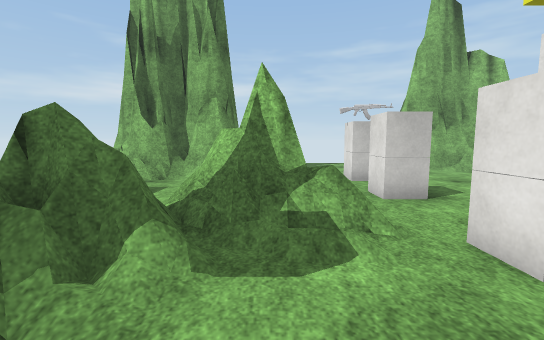
[1] (above)

16 first-person views from a walk through a 3-D level made in the Unity game engine. The camera is 1.3 m above the floor, tilts 6° down and sees 90° across. The floor is counted in squares, 1 m on a side. Each view is taken from the middle of a square. On the plan, view 1 faces up. The plan holds only what a view shows up to about 13 squares ahead; the rest is blank. The place goes on beyond the plan. Surface patterns are stand-ins for the level's own textures.

[2]
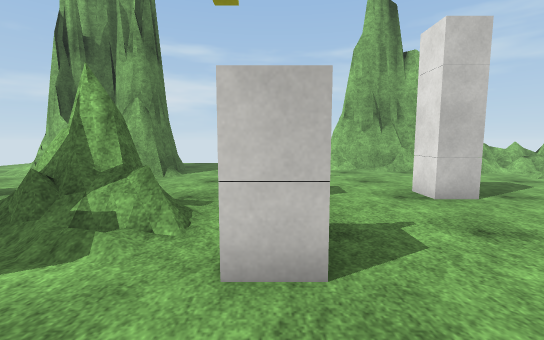

[3]
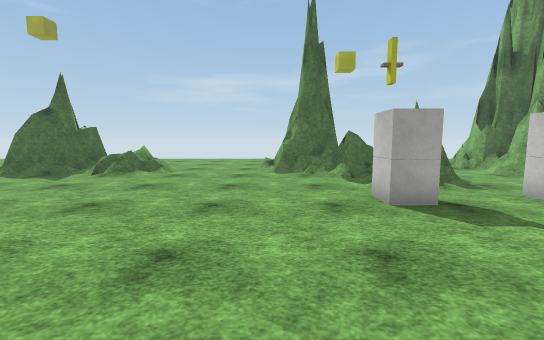

[4]
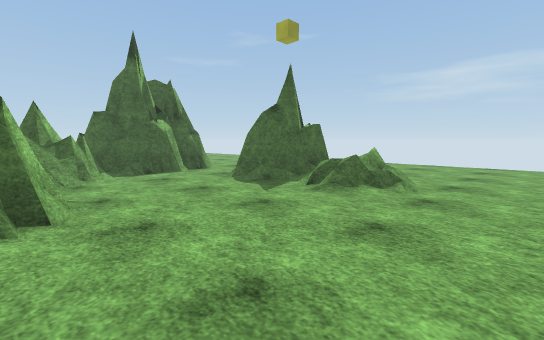

[5]
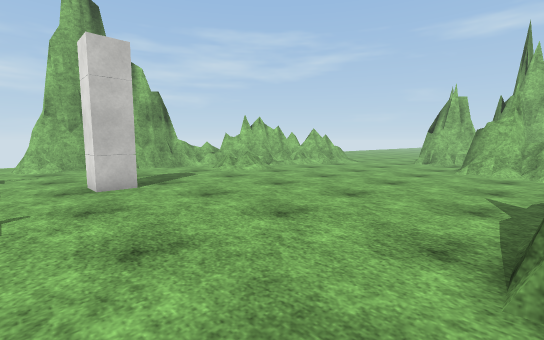

[6]
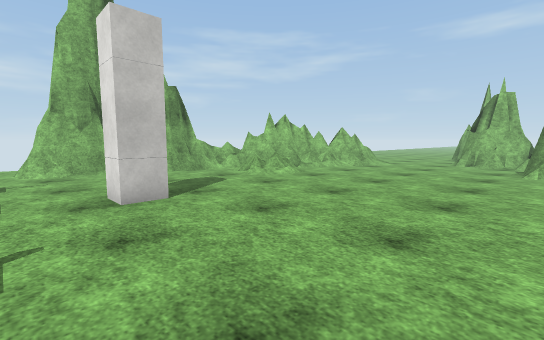

[7]
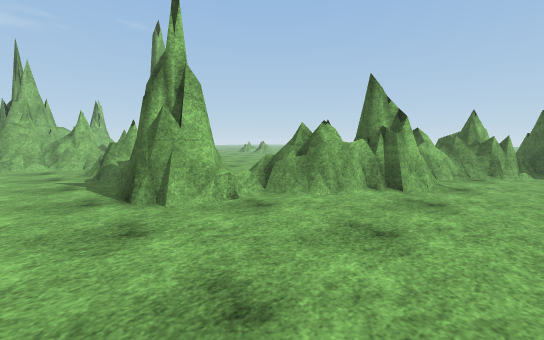

[8]
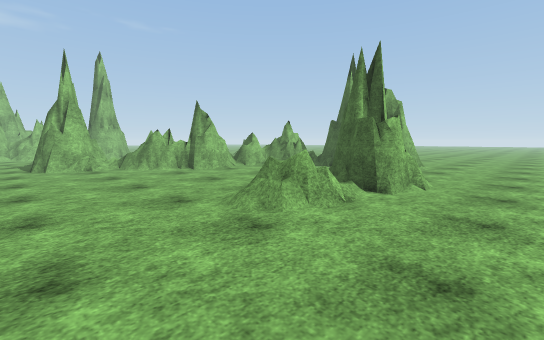

[9]
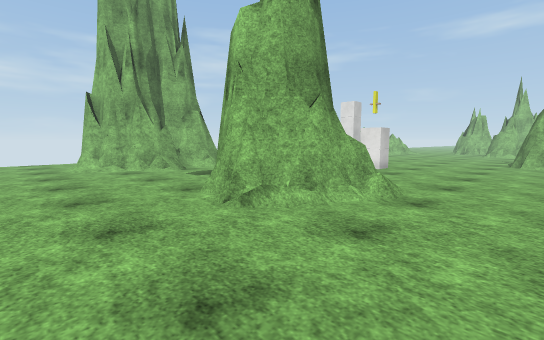

[10]
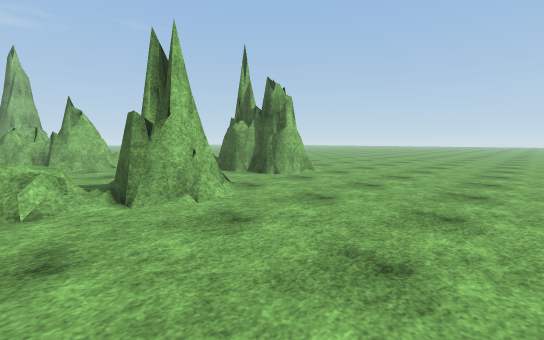

[11]
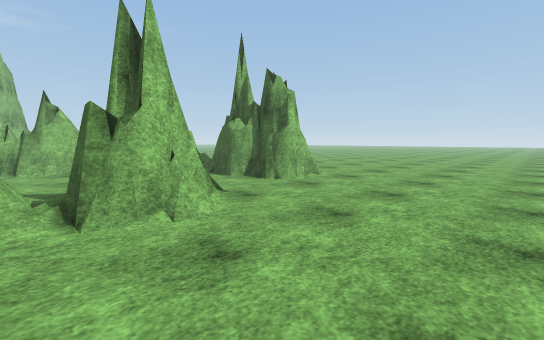

[12]
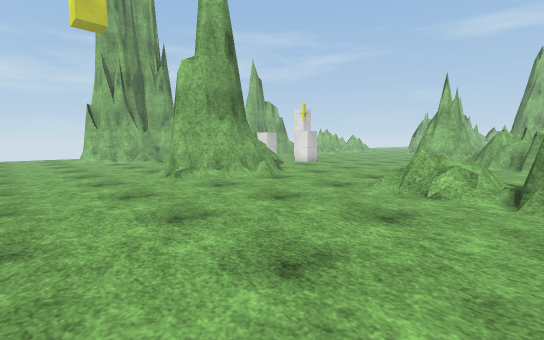

[13]
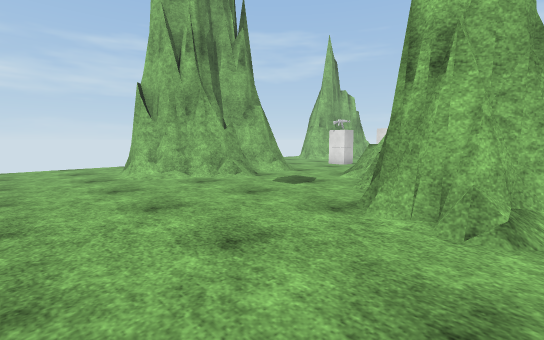

[14]
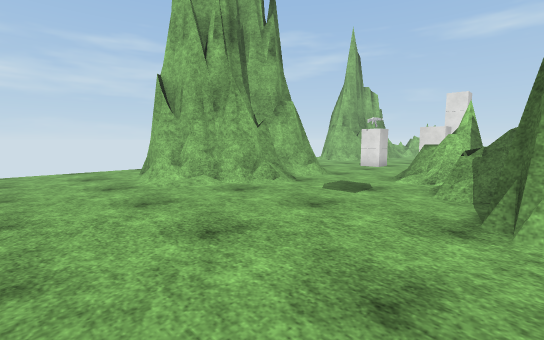

[15]
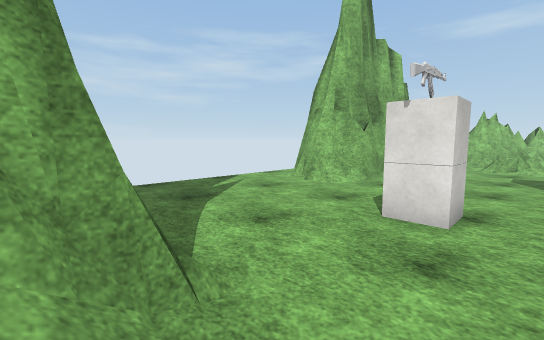

[16]
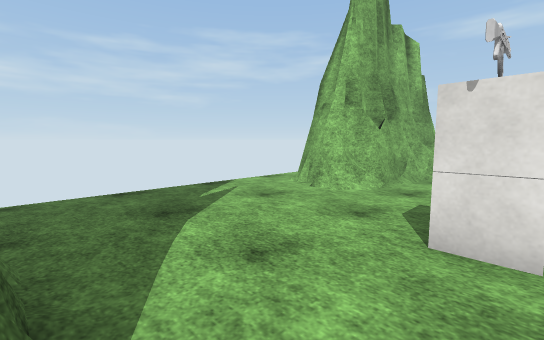

### Floor plan
Key: @ floor where view 1 was taken; # wall or solid block; . floor; / step, stairs or slope; = window, fence, low wall or low ledge; ^ raised ledge; O other object.
Columns run from 11 left of view 1 to 14 right of it. Each row starts with its distance up from view 1.
 16 .....     ........
 15 .....     .......#
 14 ....#     .......#
 13 ....#    #.......####
 12 ....#### ##.......#####^==
 11 ....=######.............=#
 10 .....###O##...OO........ #
  9 ......==......OO......../
  8 .......................//
  7 ..............O...OO......
  6 ........./==..O...OO......
  5 ........=#=#=.............
  4 .......=##===.............
  3 .....#####=//.O...........
  2 ....=#####/...............
  1 .....####/................
  0 ......===/.@..............
 -1 ..........................
 -2 ...................###....
 -3 ..................=##  =##
 -4 ..................=#    ##
 -5 ........=#........=#
 -6 ......./==.......##=
 -7  ....../#=......=##
 -8 .......###.....=###
 -9  .....=###.....=###
-10  ......###=..... #
-11  .......==.....=^
-12  .............==##
-13  ..........#=.###
-14  .......=#####=##
-15  .......=######
-16  .......=#    #
-17  .........
-18  .........
-19  ........

Where each view was taken, in squares from view 1:
view 1: 0 up, 0 right, facing up
view 2: 0 up, 3 right, facing up
view 3: 0 up, 9 right, facing left
view 4: 2 down, 5 right, facing down-left
view 5: 2 down, 5 right, facing up-right
view 6: 0 up, 5 right, facing up-right
view 7: 0 up, 2 right, facing down-right
view 8: 1 down, 7 left, facing down-right
view 9: 3 down, 10 left, facing up-right
view 10: 6 down, 10 left, facing down-right
view 11: 7 down, 9 left, facing down-right
view 12: 8 down, 11 left, facing up-right
view 13: 1 up, 11 left, facing up-right
view 14: 3 up, 11 left, facing up-right
view 15: 8 up, 2 left, facing up-right
view 16: 9 up, 1 left, facing up-right
